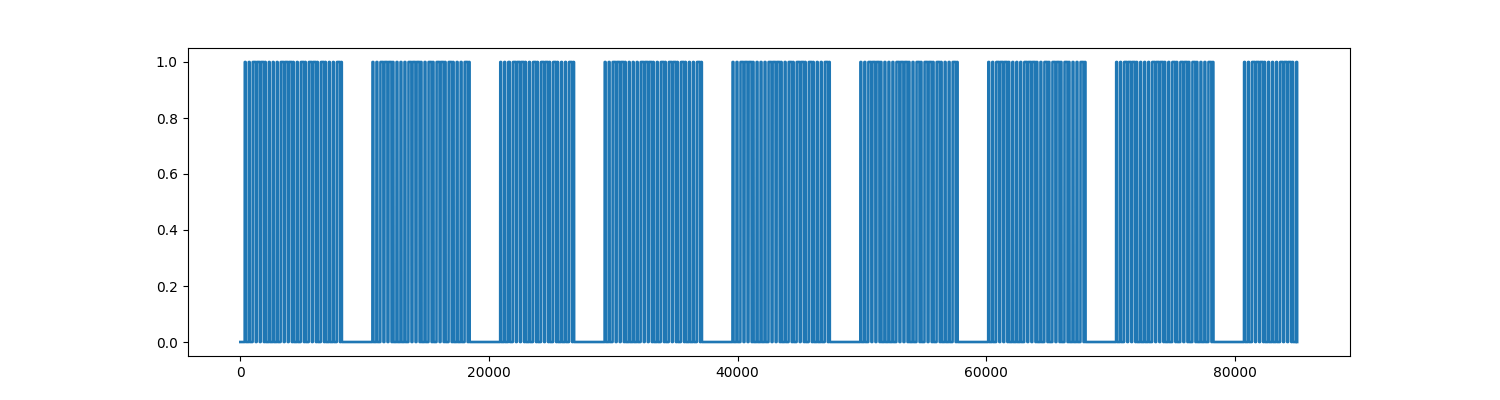

Write Python code to recreate this figure.
import numpy as np
import matplotlib.pyplot as plt
from scipy.signal import medfilt

z = np.load("test.npy")
left = 3388000
right = left + 85000
z = medfilt(z[left:right], 5)
fig, ax = plt.subplots(figsize=(15, 4))
ax.plot(z > 0.3, linewidth=1.9)
fig.savefig('test2.png')


np.save("correlate_negative.npy", z)
